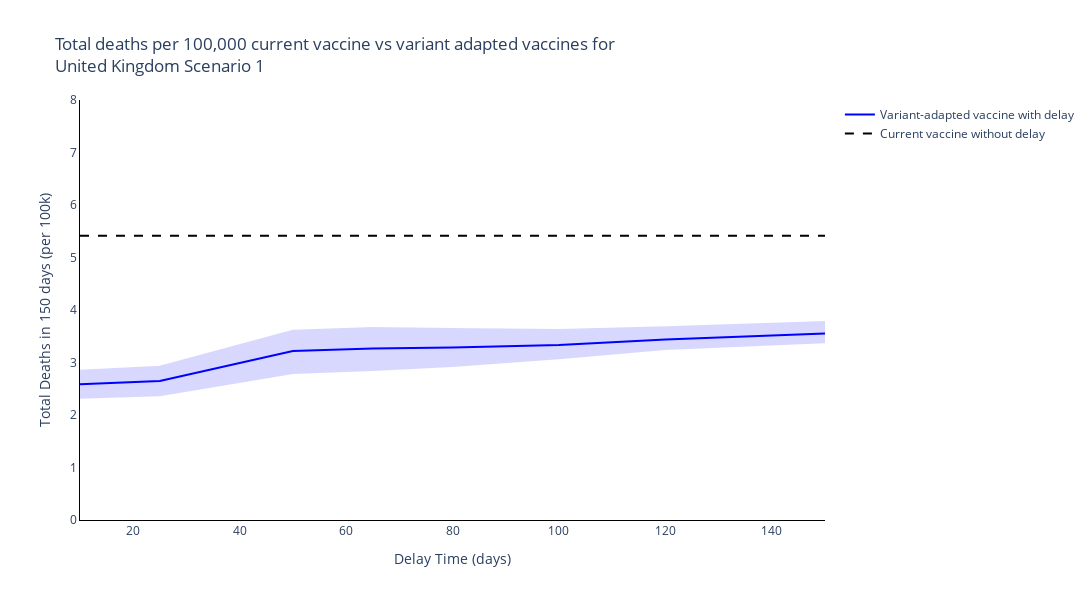
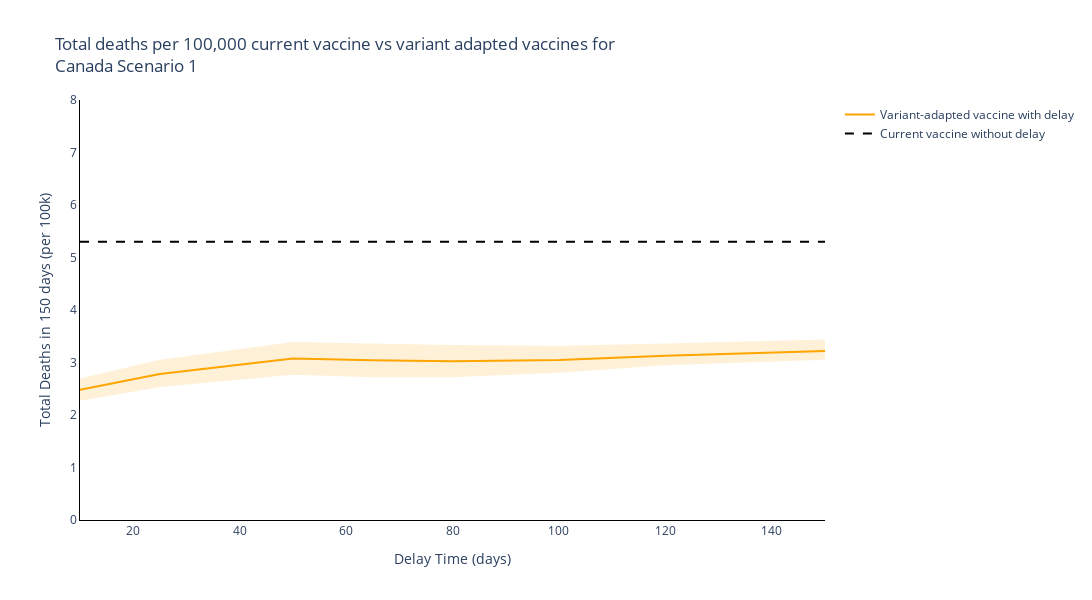
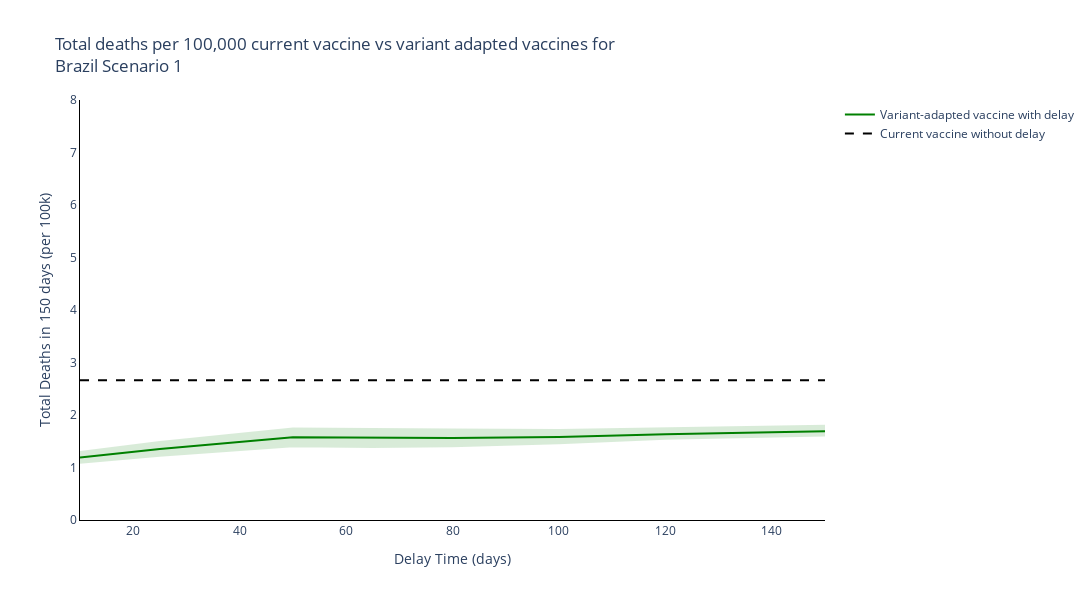
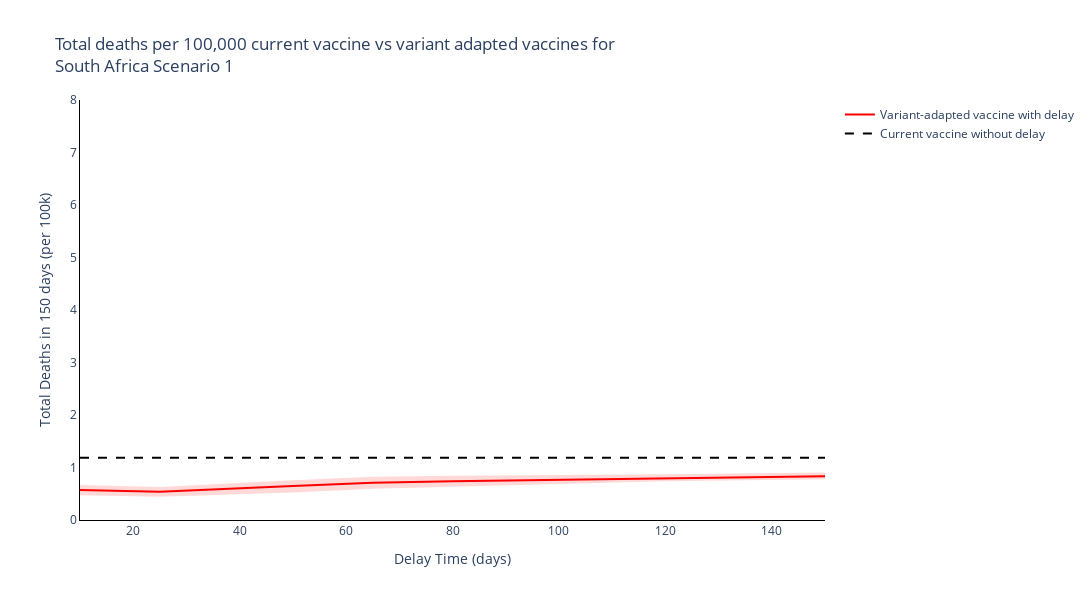

Notebook cell for these charts, in order:
### Markdown cell above
## Summary Figures
### Time of switch from current to variant adapted vaccines

### Code cell
new_scenario_names = ['Scenario {}'.format(s+1) for s, scenario in enumerate(scenario_names[:-1])] + [scenario_names[-1]]

# Plot for each region
for s, scenario in enumerate(new_scenario_names):
    # Plot for each boosting scenario
    for r, reg in enumerate(regions):
        fig = go.Figure()
        fig.add_trace(
            go.Scatter(
                y=[np.sum(var_adapted_delayed_total_new_deaths_mean[r][dt, s, :]) for dt, delay_time in enumerate(delay_times)],
                x=delay_times,
                mode='lines',
                name='Variant-adapted vaccine with delay',
                line=dict(
                    color=colours[r]),
            )
        )

        fig.add_trace(
            go.Scatter(
                y=[np.sum(var_adapted_delayed_total_new_deaths_upper[r][dt, s, :]) for dt, delay_time in enumerate(delay_times)] + [np.sum(var_adapted_delayed_total_new_deaths_lower[r][dt, s, :]) for dt, delay_time in enumerate(delay_times)][::-1],
                x=delay_times + delay_times[::-1],
                mode='lines',
                name='Variant-adapted vaccine with delay',
                fill='toself',
                fillcolor=colours[r],
                line_color=colours[r],
                opacity=0.15,
                showlegend=False
            )
        )

        fig.add_trace(
            go.Scatter(
                y=[np.sum(current_vacc_total_new_deaths_mean[r][s,:])] * len(delay_times),
                x=delay_times,
                mode='lines',
                name='Current vaccine without delay',
                line=dict(
                    color='black',
                    dash='dash')
            )
        )

        # Add axis labels
        fig.update_layout(
            boxmode='group',
            title='Total deaths per 100,000 current vaccine vs variant adapted vaccines for <br>{} {}'.format(reg, scenario),
            width=1100,
            height=600,
            plot_bgcolor='white',
            xaxis=dict(
                linecolor='black',
                title='Delay Time (days)'
                ),
            yaxis=dict(
                linecolor='black',
                title='Total Deaths in 150 days (per 100k)',
                range=[0, 8]),
            hovermode='x unified'
            )

        fig.write_image('images/report5_time_switch_vaccine_type/Time of switch from current to variant adapted vaccines {} {}.pdf'.format(reg, scenario))
        fig.show()

### Figure 1 — Plotly figure (JSON) as saved in the notebook; plotly's stock layout.template omitted (floating-point values rounded to 4 significant figures)
{"data": [{"line": {"color": "blue"}, "mode": "lines", "name": "Variant-adapted vaccine with delay", "type": "scatter", "x": [10, 25, 50, 65, 80, 100, 120, 150], "y": [2.588, 2.65, 3.22, 3.268, 3.284, 3.334, 3.439, 3.551]}, {"fill": "toself", "fillcolor": "blue", "line": {"color": "blue"}, "mode": "lines", "name": "Variant-adapted vaccine with delay", "opacity": 0.15, "showlegend": false, "type": "scatter", "x": [10, 25, 50, 65, 80, 100, 120, 150, 150, 120, 100, 80, 65, 50, 25, 10], "y": [2.844, 2.921, 3.607, 3.658, 3.639, 3.62, 3.671, 3.77, 3.388, 3.258, 3.081, 2.933, 2.859, 2.802, 2.376, 2.33]}, {"line": {"color": "black", "dash": "dash"}, "mode": "lines", "name": "Current vaccine without delay", "type": "scatter", "x": [10, 25, 50, 65, 80, 100, 120, 150], "y": [5.412, 5.412, 5.412, 5.412, 5.412, 5.412, 5.412, 5.412]}], "layout": {"boxmode": "group", "height": 600, "hovermode": "x unified", "plot_bgcolor": "white", "title": {"text": "Total deaths per 100,000 current vaccine vs variant adapted vaccines for <br>United Kingdom Scenario 1"}, "width": 1100, "xaxis": {"linecolor": "black", "title": {"text": "Delay Time (days)"}}, "yaxis": {"linecolor": "black", "range": [0, 8], "title": {"text": "Total Deaths in 150 days (per 100k)"}}}}

### Figure 2 — Plotly figure (JSON) as saved in the notebook; plotly's stock layout.template omitted (floating-point values rounded to 4 significant figures)
{"data": [{"line": {"color": "orange"}, "mode": "lines", "name": "Variant-adapted vaccine with delay", "type": "scatter", "x": [10, 25, 50, 65, 80, 100, 120, 150], "y": [2.478, 2.782, 3.078, 3.041, 3.023, 3.048, 3.13, 3.221]}, {"fill": "toself", "fillcolor": "orange", "line": {"color": "orange"}, "mode": "lines", "name": "Variant-adapted vaccine with delay", "opacity": 0.15, "showlegend": false, "type": "scatter", "x": [10, 25, 50, 65, 80, 100, 120, 150, 150, 120, 100, 80, 65, 50, 25, 10], "y": [2.675, 3.034, 3.373, 3.342, 3.315, 3.3, 3.341, 3.42, 3.073, 2.965, 2.824, 2.737, 2.739, 2.785, 2.554, 2.292]}, {"line": {"color": "black", "dash": "dash"}, "mode": "lines", "name": "Current vaccine without delay", "type": "scatter", "x": [10, 25, 50, 65, 80, 100, 120, 150], "y": [5.301, 5.301, 5.301, 5.301, 5.301, 5.301, 5.301, 5.301]}], "layout": {"boxmode": "group", "height": 600, "hovermode": "x unified", "plot_bgcolor": "white", "title": {"text": "Total deaths per 100,000 current vaccine vs variant adapted vaccines for <br>Canada Scenario 1"}, "width": 1100, "xaxis": {"linecolor": "black", "title": {"text": "Delay Time (days)"}}, "yaxis": {"linecolor": "black", "range": [0, 8], "title": {"text": "Total Deaths in 150 days (per 100k)"}}}}

### Figure 3 — Plotly figure (JSON) as saved in the notebook; plotly's stock layout.template omitted (floating-point values rounded to 4 significant figures)
{"data": [{"line": {"color": "green"}, "mode": "lines", "name": "Variant-adapted vaccine with delay", "type": "scatter", "x": [10, 25, 50, 65, 80, 100, 120, 150], "y": [1.19, 1.354, 1.576, 1.568, 1.563, 1.581, 1.633, 1.689]}, {"fill": "toself", "fillcolor": "green", "line": {"color": "green"}, "mode": "lines", "name": "Variant-adapted vaccine with delay", "opacity": 0.15, "showlegend": false, "type": "scatter", "x": [10, 25, 50, 65, 80, 100, 120, 150, 150, 120, 100, 80, 65, 50, 25, 10], "y": [1.293, 1.485, 1.741, 1.739, 1.723, 1.714, 1.742, 1.794, 1.612, 1.547, 1.464, 1.406, 1.392, 1.405, 1.225, 1.089]}, {"line": {"color": "black", "dash": "dash"}, "mode": "lines", "name": "Current vaccine without delay", "type": "scatter", "x": [10, 25, 50, 65, 80, 100, 120, 150], "y": [2.663, 2.663, 2.663, 2.663, 2.663, 2.663, 2.663, 2.663]}], "layout": {"boxmode": "group", "height": 600, "hovermode": "x unified", "plot_bgcolor": "white", "title": {"text": "Total deaths per 100,000 current vaccine vs variant adapted vaccines for <br>Brazil Scenario 1"}, "width": 1100, "xaxis": {"linecolor": "black", "title": {"text": "Delay Time (days)"}}, "yaxis": {"linecolor": "black", "range": [0, 8], "title": {"text": "Total Deaths in 150 days (per 100k)"}}}}

### Figure 4 — Plotly figure (JSON) as saved in the notebook; plotly's stock layout.template omitted (floating-point values rounded to 4 significant figures)
{"data": [{"line": {"color": "red"}, "mode": "lines", "name": "Variant-adapted vaccine with delay", "type": "scatter", "x": [10, 25, 50, 65, 80, 100, 120, 150], "y": [0.5733, 0.5376, 0.6453, 0.7102, 0.7394, 0.7661, 0.8007, 0.8346]}, {"fill": "toself", "fillcolor": "red", "line": {"color": "red"}, "mode": "lines", "name": "Variant-adapted vaccine with delay", "opacity": 0.15, "showlegend": false, "type": "scatter", "x": [10, 25, 50, 65, 80, 100, 120, 150, 150, 120, 100, 80, 65, 50, 25, 10], "y": [0.6472, 0.6085, 0.7366, 0.8029, 0.8238, 0.8328, 0.8545, 0.8861, 0.7962, 0.7587, 0.7073, 0.6562, 0.6122, 0.5445, 0.4616, 0.4899]}, {"line": {"color": "black", "dash": "dash"}, "mode": "lines", "name": "Current vaccine without delay", "type": "scatter", "x": [10, 25, 50, 65, 80, 100, 120, 150], "y": [1.184, 1.184, 1.184, 1.184, 1.184, 1.184, 1.184, 1.184]}], "layout": {"boxmode": "group", "height": 600, "hovermode": "x unified", "plot_bgcolor": "white", "title": {"text": "Total deaths per 100,000 current vaccine vs variant adapted vaccines for <br>South Africa Scenario 1"}, "width": 1100, "xaxis": {"linecolor": "black", "title": {"text": "Delay Time (days)"}}, "yaxis": {"linecolor": "black", "range": [0, 8], "title": {"text": "Total Deaths in 150 days (per 100k)"}}}}
